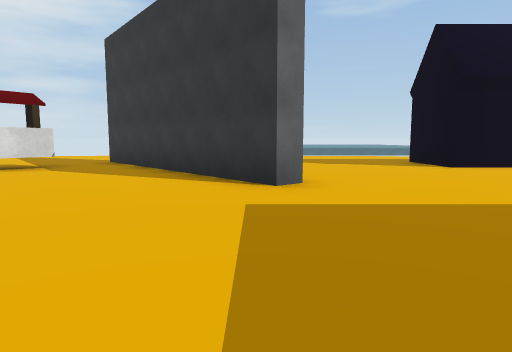
[1] (above)

24 first-person views from a walk through a scene from a Unity 3-D project. The camera is 1.2 m above the floor, tilts 6° down and sees 75° across. The floor is counted in squares, 2 m on a side. Each view is taken from the middle of a square. On the plan, view 1 faces up. The plan holds only what a view shows up to about 10 squares ahead; the rest is blank. The place goes on beyond the plan. The player is left out. Some surface patterns are stand-ins.

[2]
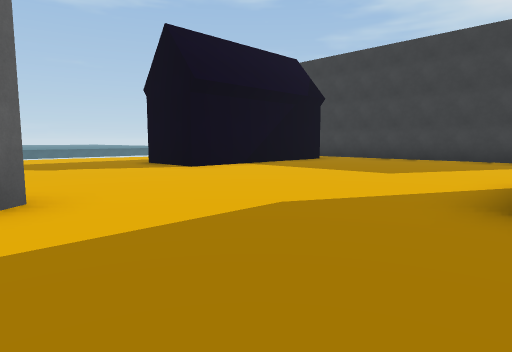

[3]
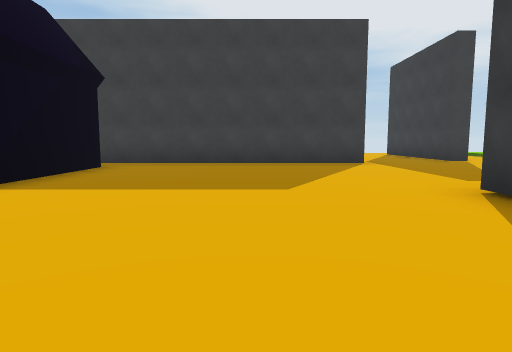

[4]
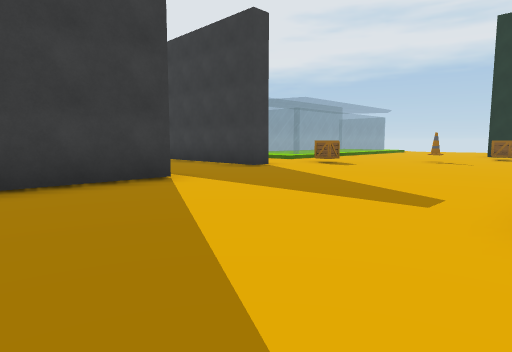

[5]
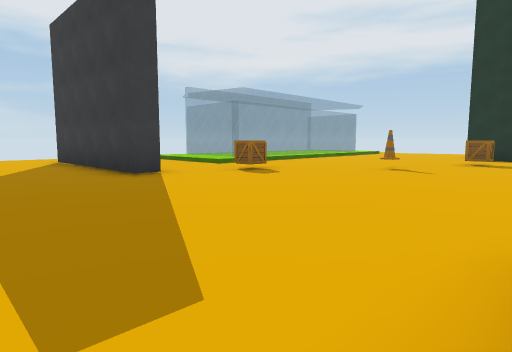

[6]
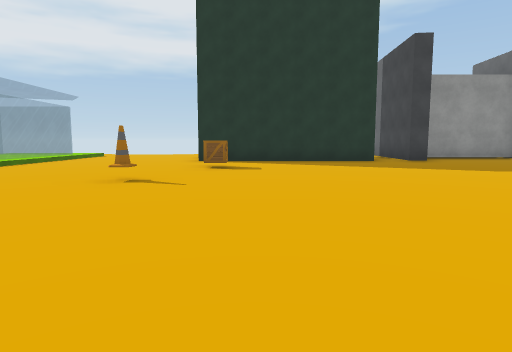

[7]
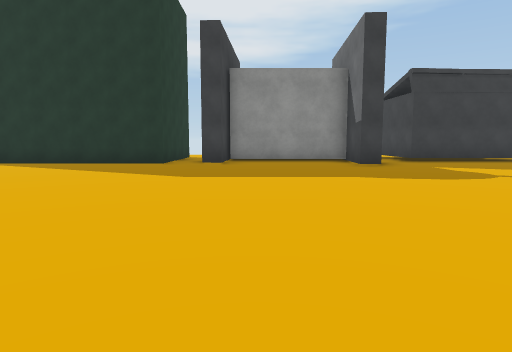

[8]
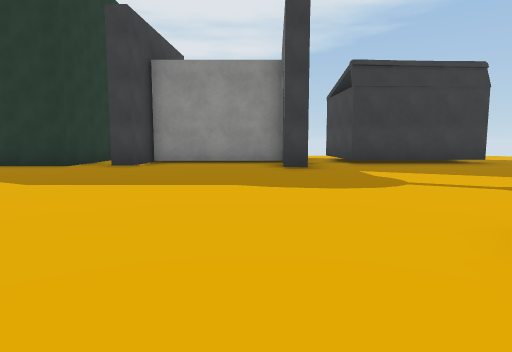

[9]
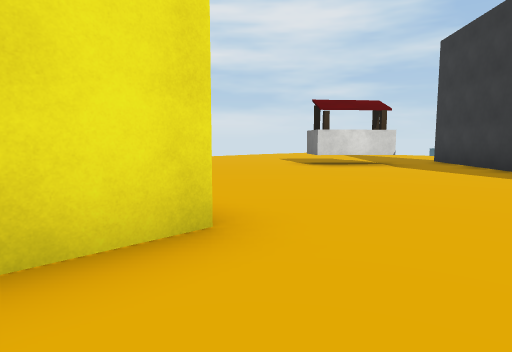

[10]
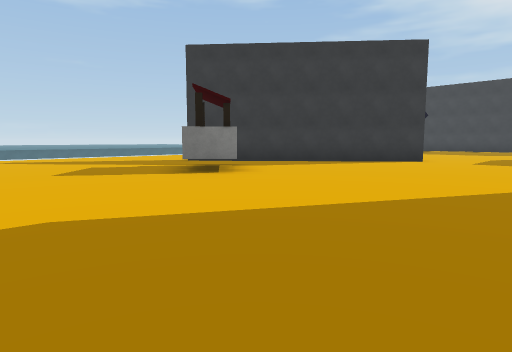

[11]
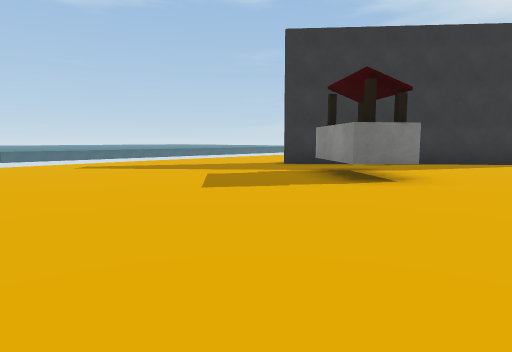

[12]
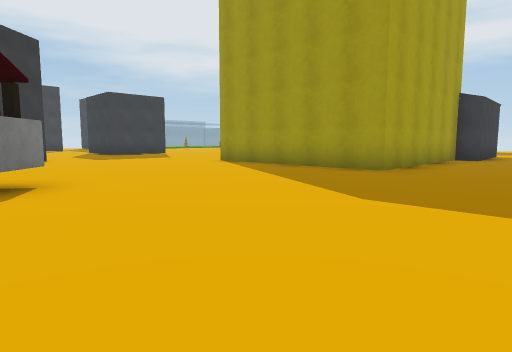

[13]
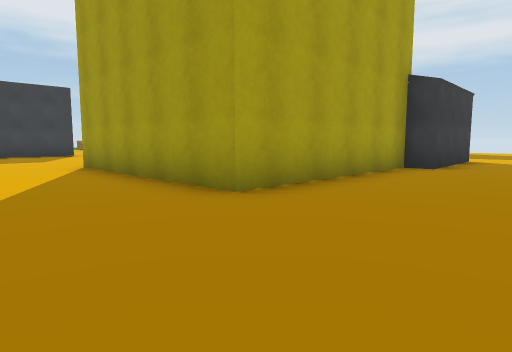

[14]
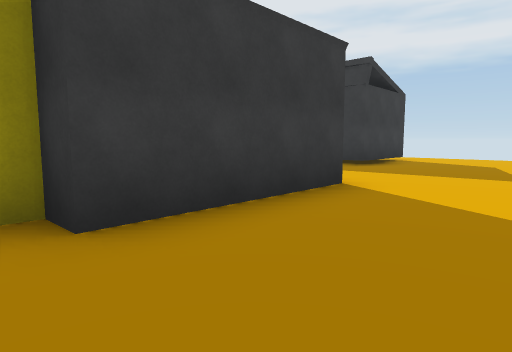

[15]
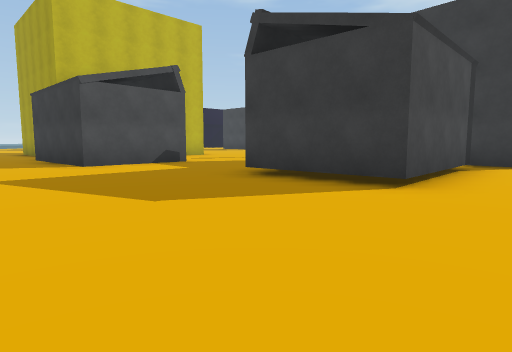

[16]
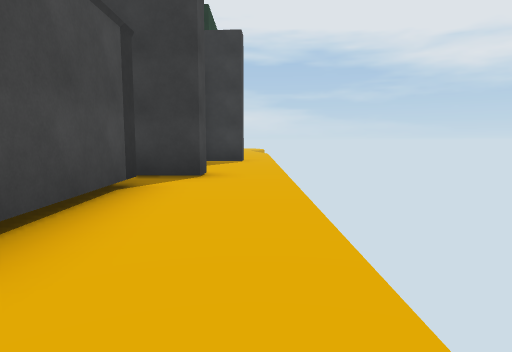

[17]
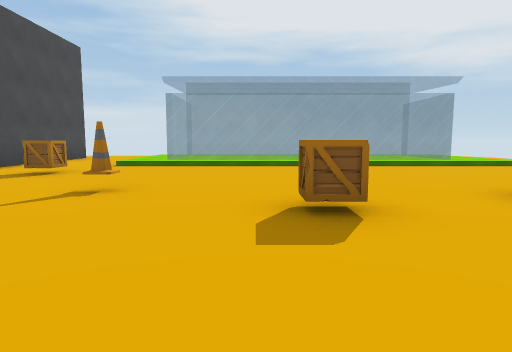

[18]
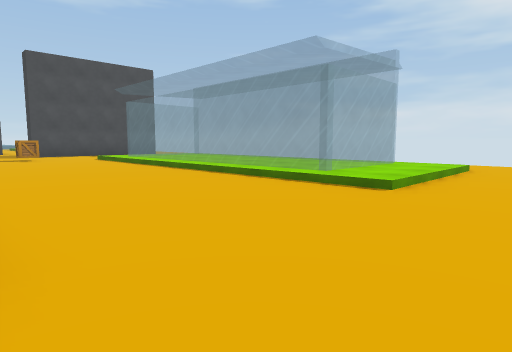

[19]
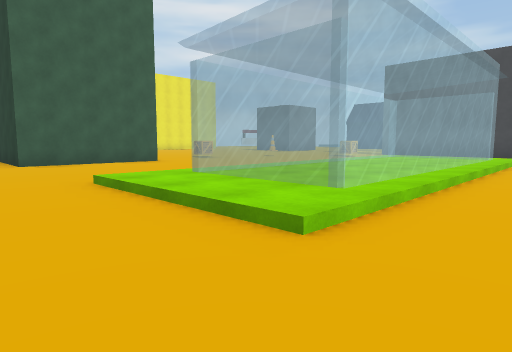

[20]
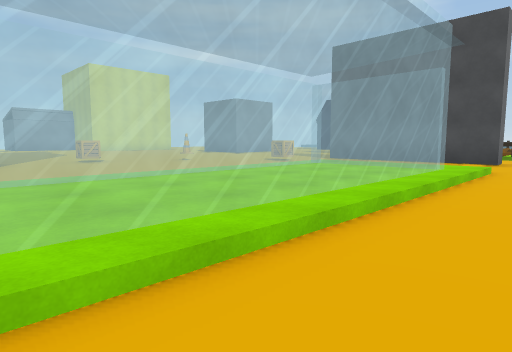

[21]
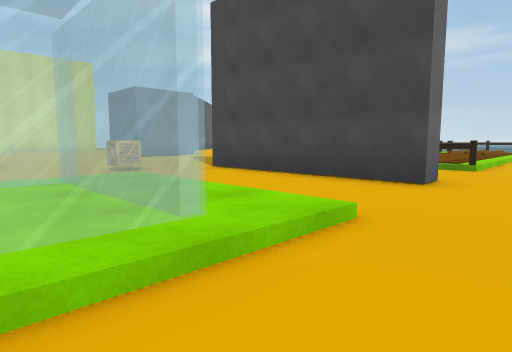

[22]
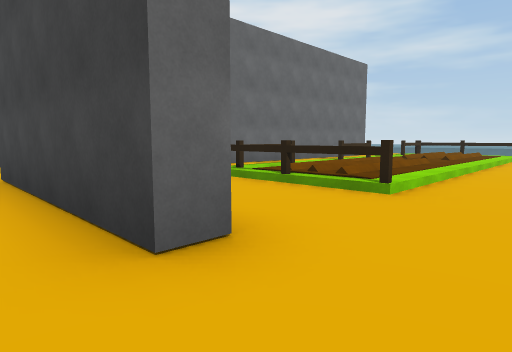

[23]
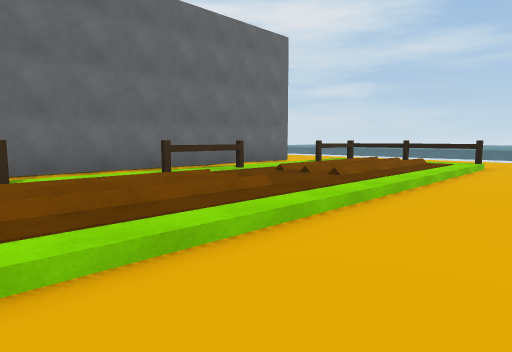

[24]
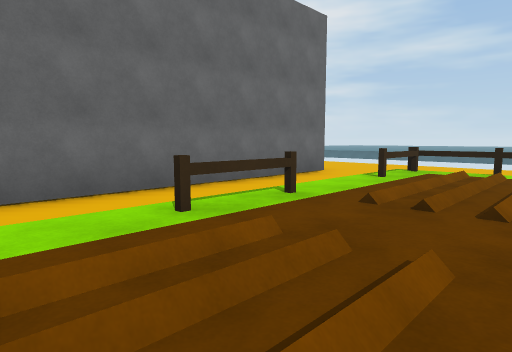

### Floor plan
Key: @ floor where view 1 was taken; # wall or solid block; . main floor; : floor 0.25 m higher than the main floor; / step, stairs or slope; = window, fence, low wall or low ledge; C crate; N cone; O other object.
Columns run from 11 left of view 1 to 18 right of it. Each row starts with its distance up from view 1.
 13  .....                 .....
 12  ......      ..       .......
 11  .......     ...      ..   ..
 10  ......#     ....     #.OOOO.
  9  ......##   ....#     #.////.
  8 ......O.##  ....#####.#.////.
  7 .....OO..#  ..........#.////.
  6 .....O... # ..........#.///:..
  5 ..........##..........#.O:::..
  4 ......................#.////..
  3 ......................#.////..
  2 ......................#.O///..
  1 ............... #......./O/O..
  0 ...######..@     .............
 -1 ...#    #..      .............
 -2  ..#        .    ......#####..
 -3  ..#      ....  ..............
 -4 ...#     .............C.......
 -5 ...#    ................/:::..
 -6 ...#   .............N.../===..
 -7 ...#   ................./=:=..
 -8 ...###................../=:=..
 -9  ..................C..../=:=..
-10  ......................./=:=..
-11  ........#...#.#####..../=:=..
-12 ....####.#####.#   #..../=:=..
-13 ....####.#     #   #..../===..
-14 ....####.#       ###..../:::..
-15 .........#...#     ...../.....
-16 /.............      ..///.....

Positions as (right, up) in squares from view 1, and headings:
1: (0, 0), facing up
2: (0, 1), facing up-right
3: (2, 4), facing right
4: (6, 4), facing down-right
5: (6, 1), facing down-right
6: (7, -1), facing down
7: (1, -2), facing down
8: (-1, -3), facing down
9: (-1, -1), facing up-left
10: (-10, 1), facing up-right
11: (-11, 4), facing up-right
12: (-11, 7), facing down-right
13: (-11, 3), facing down-right
14: (-11, -4), facing down-right
15: (-11, -16), facing up-right
16: (-8, -16), facing right
17: (5, -8), facing right
18: (9, -16), facing up-right
19: (18, -16), facing up-left
20: (18, -12), facing up-left
21: (18, -7), facing up-left
22: (18, -3), facing up-left
23: (18, 2), facing up-left
24: (16, 3), facing up-left
